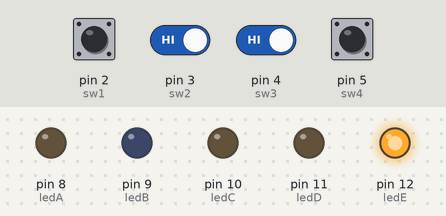
A sketch run on a simulated Arduino Uno, built with avr-gcc and run on an emulated ATmega328P. On the bench: output pins drawn as LEDs (lit = HIGH). The test bench sets the inputs (shaded band); at power-on: pin 3 (sw2), pin 4 (sw3), pin 5 (sw4) HIGH, pin 2 (sw1) LOW.

Above: at 1.2 s.
1.3 s: pin 3 (sw2) driven LOW and pin 4 (sw3) driven LOW
At 2.5 s:
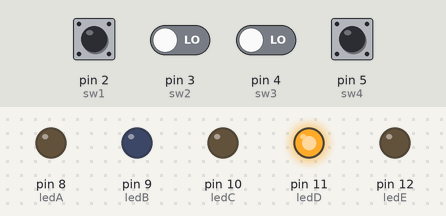
2.8 s: pin 2 (sw1) pulled HIGH for 0.15 s
At 4.1 s:
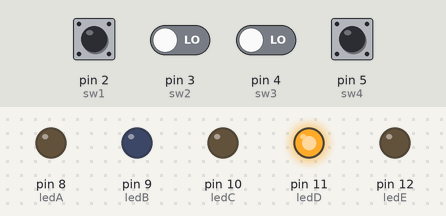
4.4 s: pin 5 (sw4) pulled LOW for 1 s
At 5.41 s:
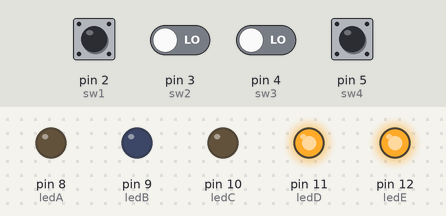
6.9 s: pin 3 (sw2) driven HIGH
At 8.1 s:
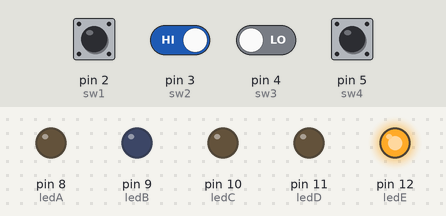
8.4 s: pin 5 (sw4) pulled LOW for 0.15 s
At 9.8 s:
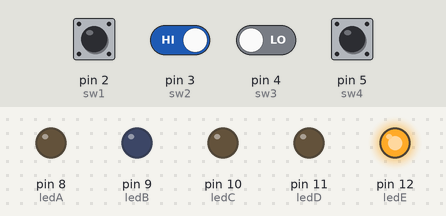
10.1 s: pin 5 (sw4) pulled LOW for 0.15 s
At 11.6 s:
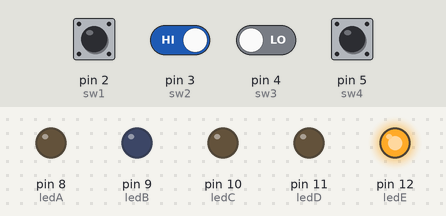
Timing chart, 0 to 12.7 s (numbered marks = the images above; inputs shaded):
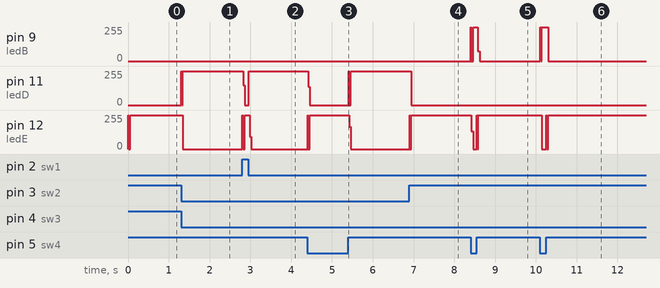

Measured:
- after the input at 1.3 s, pin 11 (ledD): 0/255 → 255/255 at once; pin 12 (ledE): 255/255 → 0/255 at once
- after the input at 2.8 s, pin 11 (ledD): 255/255 → 0/255 at once, → 255/255 0.13 s later; pin 12 (ledE): 0/255 → 255/255 at once, → 0/255 0.18 s later
- after the input at 4.4 s, pin 11 (ledD): 255/255 → 0/255 at once, → 255/255 0.99 s later; pin 12 (ledE): 0/255 → 255/255 at once, → 0/255 1.0 s later
- after the input at 6.9 s, pin 11 (ledD): 255/255 → 0/255 at once; pin 12 (ledE): 0/255 → 255/255 at once
- after the input at 8.4 s, pin 9 (ledB): 0/255 → 255/255 at once, → 0/255 0.18 s later; pin 12 (ledE): 255/255 → 0/255 at once, → 255/255 0.13 s later
- after the input at 10.1 s, pin 9 (ledB): 0/255 → 255/255 at once, → 0/255 0.19 s later; pin 12 (ledE): 255/255 → 0/255 at once, → 255/255 0.12 s later

The sketch:

ControlDirecto.ino
```cpp
// declarar donde va conectado cada switch
int sw1 = 2;  // suma (0001)
int sw2 = 3;  // resta (0010)
int sw3 = 4;  // mult (0011)
int sw4 = 5;  // div (0100)

// declarar donde se encuentran conectados los leds
int ledA = 8;
int ledB = 9;
int ledC = 10;
int ledD = 11;
int ledE = 12;

void setup() {
  pinMode(sw1, INPUT);
  pinMode(sw2, INPUT);
  pinMode(sw3, INPUT);
  pinMode(sw4, INPUT);


  pinMode(ledA, OUTPUT);
  pinMode(ledB, OUTPUT);
  pinMode(ledC, OUTPUT);
  pinMode(ledD, OUTPUT);
  pinMode(ledE, OUTPUT);


  digitalWrite(ledA, LOW);
  digitalWrite(ledB, LOW);
  digitalWrite(ledC, LOW);
  digitalWrite(ledD, LOW);
  digitalWrite(ledE, LOW);
}

void loop() {
  // saber que estado tienen
  int s1 = digitalRead(sw1);  // suma
  int s2 = digitalRead(sw2);  // res
  int s3 = digitalRead(sw3);  // mult
  int s4 = digitalRead(sw4);  // div

  digitalWrite(ledA, LOW);
  digitalWrite(ledB, LOW);
  digitalWrite(ledC, LOW);
  digitalWrite(ledD, LOW);
  digitalWrite(ledE, LOW);

  if (s1 == HIGH && s2 == LOW && s3 == LOW && s4 == LOW) {
    //sum
    digitalWrite(ledA, HIGH);
  }
  else if (s1 == LOW && s2 == HIGH && s3 == LOW && s4 == LOW) {
    // res
    digitalWrite(ledB, HIGH);
  }
  else if (s1 == HIGH && s2 == HIGH && s3 == LOW && s4 == LOW) {
    // mult
    digitalWrite(ledA, HIGH);
    digitalWrite(ledB, HIGH);
  }
  else if (s1 == LOW && s2 == LOW && s3 == HIGH && s4 == LOW) {
    // div
    digitalWrite(ledC, HIGH);
  }
  else if (s1 == LOW && s2 == LOW && s3 == LOW && s4 == HIGH) {
    // indefinida
    digitalWrite(ledD, HIGH);
  }
  else {
    // indefinida (ninguna combinación válida)
    digitalWrite(ledE, HIGH);
  }

  delay(10);
}
```
